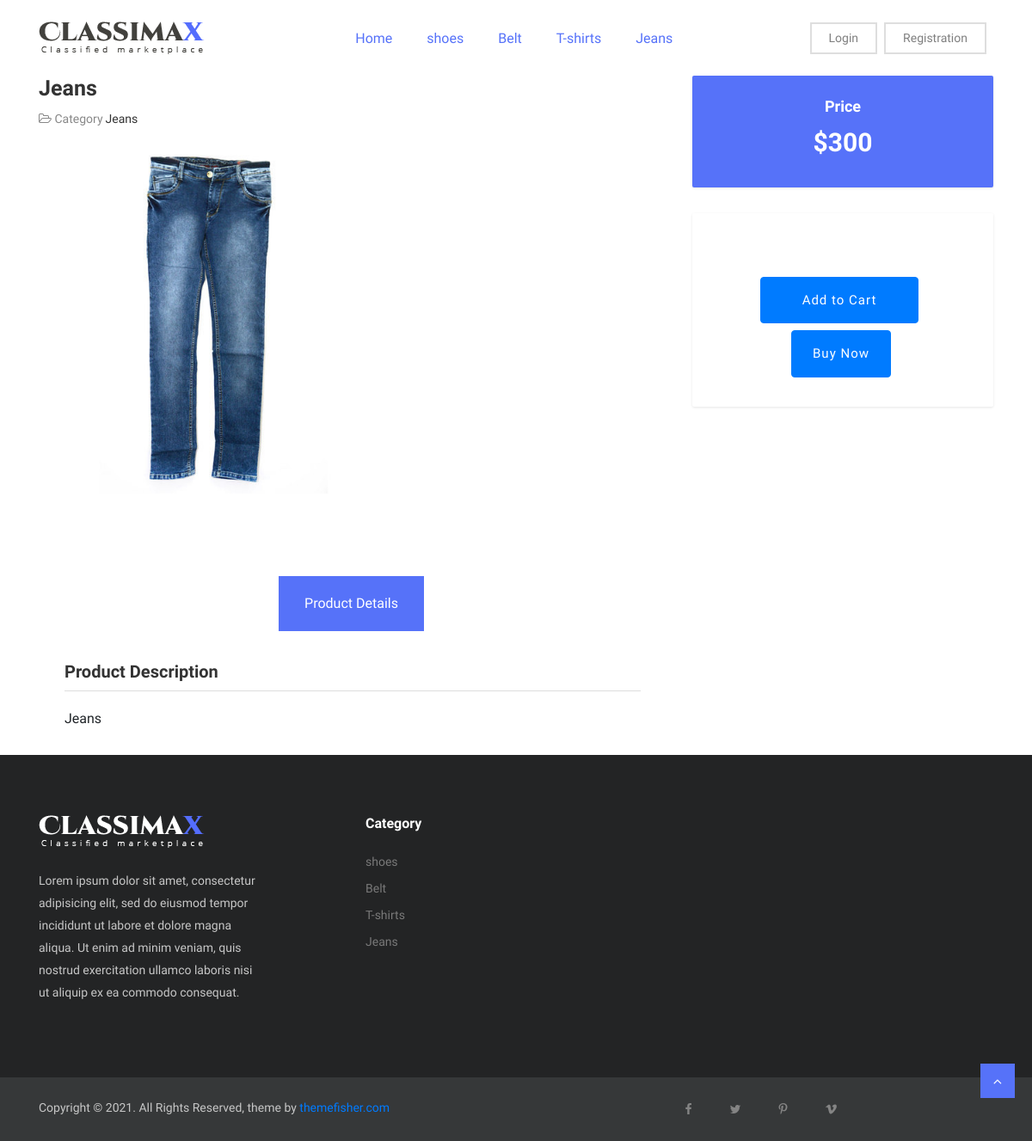
/product-details/13, run on the app's committed database.
### product/models.py (models this page shows, shortened)
class ProductCategory(models.Model):
    name = models.CharField(max_length=255)
    status = models.BooleanField(default=True)
    """
        Return a object representation string. Model Object PK to Category Title.
        example ProductCategory Object (1) to Shoes/Jeans/Tshirt
    """

class Product(models.Model):
    product_category = models.ForeignKey(ProductCategory, on_delete=models.CASCADE)
    name = models.CharField(max_length=255)
    price = models.IntegerField()
    description = models.TextField()
    image = models.ImageField()
    status = models.BooleanField(default=True)
    """
        Return a object representation string. Model Object PK to Product.
        example Product Object (1) to Cotton Jeans.
    """

### frontend/views.py (the view)
# urls.py: path('product-details/<int:product_id>', views.ProductDetails, name="ProductDetails"),
def ProductDetails(request, product_id):
    navigationProductCategories = ProductModels.ProductCategory.objects.filter(
        status=True).order_by('-id')[:4]
    try:
        product = ProductModels.Product.objects.get(id=product_id)
    except ProductModels.Product.DoesNotExist:
        product = {}
    return render(request, 'product-details.html', {
        'navigationProductCategories': navigationProductCategories,
        'product': product
    })

### templates/product-details.html (shortened to what this page needs)
{% extends "base.html" %}
{% block content %}
<div class="container">
    <div class="row">
        {% if product %}
        <div class="col-md-8">
            <div class="product-details">
                <h1 class="product-title">{{product.name|title}}</h1>
                <div class="product-meta">
                    <ul class="list-inline">
                        <li class="list-inline-item"><i class="fa fa-folder-open-o"></i> Category<a
                                href="{% url 'CategoryProducts' product_category_id=product.product_category.id %}">{{product.product_category.name|title}}</a>
                        </li>
                    </ul>
                </div>
                <div class="product">
                    <div class="">
                        <div class="product-slider-item my-4">
                            <img class="img-fluid w-100" src="{{product.image.url}}" alt="product-img"
                                style="height: 25em; width:auto !important">
                        </div>
                    </div>
                </div>
                <div class="content mt-5 pt-5">
                    <ul class="nav nav-pills  justify-content-center" id="pills-tab" role="tablist">
                        <li class="nav-item">
                            <a class="nav-link active" id="pills-home-tab" data-toggle="pill" href="#pills-home"
                                role="tab" aria-controls="pills-home" aria-selected="true">Product Details</a>
                        </li>
                    </ul>
                    <div class="tab-content" id="pills-tabContent">
                        <div class="tab-pane fade show active" id="pills-home" role="tabpanel"
                            aria-labelledby="pills-home-tab">
                            <h3 class="tab-title">Product Description</h3>
                            {{product.description}}
                        </div>
                    </div>
                </div>
            </div>
        </div>
        <div class="col-md-4">
            <div class="sidebar">
                <div class="widget price text-center">
                    <h4>Price</h4>
                    <p>${{product.price}}</p>
                </div>
                <div class="widget user text-center">
                    <ul class="list-inline mt-20">
                        <li class="list-inline-item"><a href="{% url 'AddToCart' product_id=product.id %}"
                                class="btn btn-contact d-inline-block  btn-primary px-lg-5 my-1 px-md-3">Add to Cart</a>
                        </li>
                        <li class="list-inline-item"><a href="{% url 'AddToCart' product_id=product.id %}"
                                class="btn btn-offer d-inline-block btn-primary ml-n1 my-1 px-lg-4 px-md-3">Buy Now</a>
                        </li>
                    </ul>
                </div>
            </div>
        </div>
        {% else %}
        <h4>Data Not Found.</h4>
        {% endif %}
    </div>
</div>
{% endblock %}

### templates/base.html (shortened to what this page needs)
{% load static %}
<!DOCTYPE html>
<html lang="en">
<head>
   <link rel="stylesheet" href="{% static 'plugins/bootstrap/css/bootstrap.min.css' %}">
   <link rel="stylesheet" href="{% static 'plugins/bootstrap/css/bootstrap-slider.css' %}">
   <link href="{% static 'plugins/font-awesome/css/font-awesome.min.css' %}" rel="stylesheet">
   <link href="{% static 'plugins/slick-carousel/slick/slick.css' %}" rel="stylesheet">
   <link href="{% static 'plugins/slick-carousel/slick/slick-theme.css' %}" rel="stylesheet">
   <link href="{% static 'plugins/fancybox/jquery.fancybox.pack.css'  %}" rel="stylesheet">
   <link href="{% static 'plugins/jquery-nice-select/css/nice-select.css' %}" rel="stylesheet">
   <link href="{% static 'css/style.css' %}" rel="stylesheet">
</head>
<body class="body-wrapper">
   <section>
      <div class="container">
         <div class="row">
            <div class="col-md-12">
               <nav class="navbar navbar-expand-lg navbar-light navigation">
                  <a class="navbar-brand" href="index.html">
                     <img src="{% static 'images/logo.png' %}" alt="">
                  </a>
                  <div class="collapse navbar-collapse" id="navbarSupportedContent">
                     <ul class="navbar-nav ml-auto main-nav ">
                        <li class="nav-item active">
                           <a class="nav-link" href="{% url 'homePage' %}">Home</a>
                        </li>
                        {% for navigationProductCategory in navigationProductCategories %}
                        <li class="nav-item active">
                           <a class="nav-link"
                              href="{% url 'CategoryProducts' product_category_id=navigationProductCategory.id %}">{{navigationProductCategory.name}}</a>
                        </li>
                        {% endfor %}
                     </ul>
                     <ul class="navbar-nav ml-auto mt-10">
                        {% if request.user.is_authenticated %}
                        <li class="nav-item">
                           <a class="nav-link login-button" href="{% url 'CustomerCart' %}"><i
                                 class="fa fa-shopping-cart"></i> Cart</a>
                        </li>
                        <li class="nav-item">
                           <a class="nav-link login-button" href="#">Order History</a>
                        </li>
                        <li class="nav-item">
                           <a class="nav-link login-button" href="{% url 'CustomerProfile' %}">Profile</a>
                        </li>
                        <li class="nav-item">
                           <a class="nav-link login-button" href="{% url 'customerLogout' %}">Logout</a>
                        </li>
                        {% else %}
                        <li class="nav-item">
                           <a class="nav-link login-button" href="{% url 'customerLogin' %}">Login</a>
                        </li>
                        <li class="nav-item">
                           <a class="nav-link login-button" href="{% url 'CustomerRegistration' %}">Registration</a>
                        </li>
                        {% endif %}
                     </ul>
                  </div>
               </nav>
            </div>
         </div>
      </div>
   </section>
   {% block content %}
   {% endblock %}
   <footer class="footer section section-sm">
      <div class="container">
         <div class="row">
            <div class="col-lg-3 col-md-7 offset-md-1 offset-lg-0">
               <div class="block about">
                  <img src="{% static 'images/logo-footer.png' %}" alt="">
                  <p class="alt-color">Lorem ipsum dolor sit amet, consectetur adipisicing elit, sed do eiusmod tempor
                     incididunt ut labore et dolore magna aliqua. Ut enim ad minim veniam, quis nostrud exercitation
                     ullamco
                     laboris nisi ut aliquip ex ea commodo consequat.
                  </p>
               </div>
            </div>
            <div class="col-lg-4 offset-lg-1 col-md-3">
               <div class="block">
                  <h4>Category</h4>
                  <ul>
                     {% for navigationProductCategory in navigationProductCategories %}
                     <li class=" ">
                        <a class=""
                           href="{% url 'CategoryProducts' product_category_id=navigationProductCategory.id %}">{{navigationProductCategory.name}}</a>
                     </li>
                     {% endfor %}
                  </ul>
               </div>
            </div>
                     </div>
      </div>
   </footer>
   <footer class="footer-bottom">
      <div class="container">
         <div class="row">
            <div class="col-sm-6 col-12">
               <div class="copyright">
                  <p>
                     Copyright ©
                     . All Rights Reserved, theme by <a class="text-primary" href="https://themefisher.com"
                        target="_blank">themefisher.com</a>
                  </p>
               </div>
            </div>
            <div class="col-sm-6 col-12">
               <ul class="social-media-icons text-right">
                  <li><a class="fa fa-facebook" href="https://www.facebook.com/themefisher" target="_blank"></a></li>
                  <li><a class="fa fa-twitter" href="https://www.twitter.com/themefisher" target="_blank"></a></li>
                  <li><a class="fa fa-pinterest-p" href="https://www.pinterest.com/themefisher" target="_blank"></a>
                  </li>
                  <li><a class="fa fa-vimeo" href=""></a></li>
               </ul>
            </div>
         </div>
      </div>
      <div class="top-to">
         <a id="top" class="" href="#"><i class="fa fa-angle-up"></i></a>
      </div>
   </footer>
</body>
</html>

### Amazon/assets/css/style.css (style rules this page uses)
body { line-height: 1.5; font-family: "Muli", sans-serif; }
p, li, input, select, button { font-family: "Muli", sans-serif; color: #666; font-size: 14px; font-weight: 400; }
h1, h2, h3, h4, h5, h6 { font-family: "Muli", sans-serif; font-weight: 600; color: #333; }
p { color: #666; }
h1 { font-size: 35px; }
h3 { font-size: 20px; }
h4 { font-size: 18px; }
p { color: #888; }
.nav-pills .nav-link { font-size: 16px; }
ol, ul { margin: 0; padding: 0; list-style: none; }
a { transition: all .3s ease-in 0s; color: #000; }
.mt-20 { margin-top: 20px; }
.w-100 { width: 100%; }
.section { padding: 100px 0; }
.section-sm { padding: 70px 0; }
.btn { font-size: 15px; letter-spacing: 1px; display: inline-block; padding: 15px 30px; border-radius: 4px; }
.alt-color { color: #c7c7c7; }
.navigation { padding: 20px 0; }
.navigation .navbar-nav { text-align: center; }
.login-button { border: 2px solid #dedede; margin-right: 8px; padding: 6px 20px !important; }
.main-nav .nav-item .nav-link { font-size: 16px; line-height: 43px; padding: 0 20px; }
.main-nav .nav-item.active .nav-link { color: #5672f9; }
.product-details .product-title { font-size: 25px; font-weight: 600; }
.product-details .tab-title { border-bottom: 1px solid #dedede; padding-bottom: 10px; margin-bottom: 20px; }
.product-details .product-meta li { color: #888; margin-right: 25px; }
.product-details .product-meta li a { color: #333; margin-left: 3px; }
.product-details .content { padding-top: 40px; }
.product-details .content h3 { font-size: 20px; font-weight: bold; }
.product-details .content .nav { text-align: center; margin-bottom: 5px; }
.product-details .content .nav .nav-item { margin-right: 3px; }
.product-details .content .nav .nav-item .nav-link { padding: 20px 30px; border-radius: 0; background: #fff; }
.product-details .content .nav .nav-item .nav-link.active { background: #5672f9; }
.product-details .content .tab-content { background: #fff; padding: 30px; }
.widget { background: #fff; box-shadow: 0px 1px 3px 0px rgba(0, 0, 0, 0.1); padding: 25px 30px 30px; margin-bottom: 30px; border-radius: 2px; }
.widget.price { background: #5672f9; }
.widget.price h4 { color: #fff; }
.widget.price p { color: #fff; font-size: 30px; text-align: center; font-weight: bold; margin: 0; }
.widget.user { padding-top: 50px; }
.footer { background: #232425; }
.footer .block h4 { color: #fff; font-size: 16px; margin-bottom: 25px; }
.footer .block.about img { margin-bottom: 25px; }
.footer .block.about p { line-height: 26px; }
.footer .block ul li { margin-bottom: 10px; }
.footer .block ul li a { display: block; font-size: 14px; color: #797979; }
.footer-bottom { position: relative; background: #363839; padding: 25px 0; }
.footer-bottom .copyright p { color: #c7c7c7; margin-bottom: 0; }
.social-media-icons { text-align: center !important; }
.social-media-icons li { display: inline-block; }
.social-media-icons li a { color: #848484; padding: 0 20px; }
.top-to { position: absolute; right: 20px; bottom: 50px; display: flex; justify-content: center; }
.top-to a { width: 40px; height: 40px; background: #5672f9; color: #fff; display: flex; justify-content: center; }
.top-to a i { line-height: 40px; }

### data on the page
ProductCategory: name "shoes"
ProductCategory: name "Belt"
ProductCategory: name "T-shirts"
ProductCategory: name "Jeans"
Product: name "Jeans", product_category.name "Jeans", image (picture), description "Jeans", price "300"
